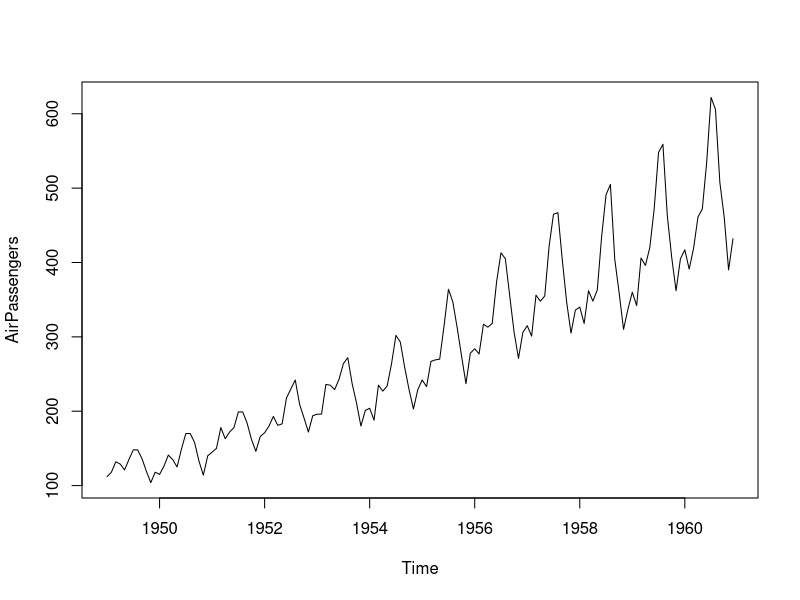
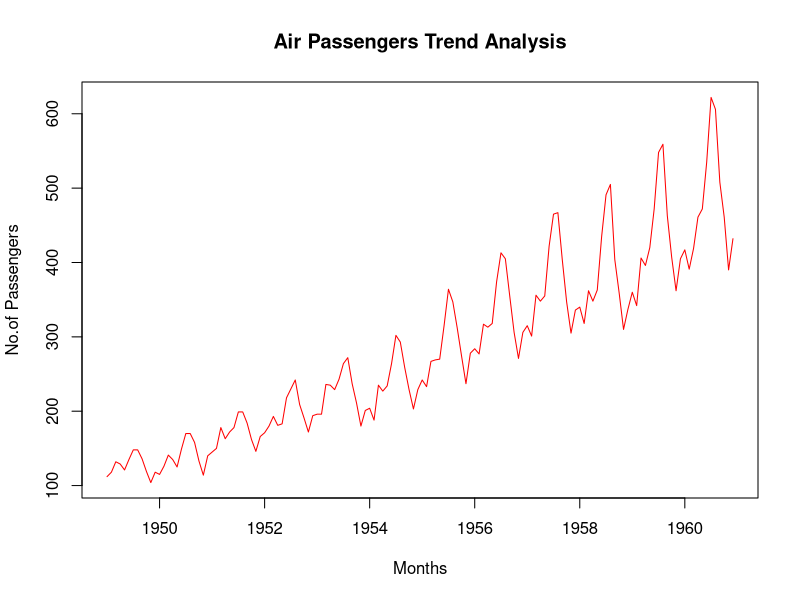
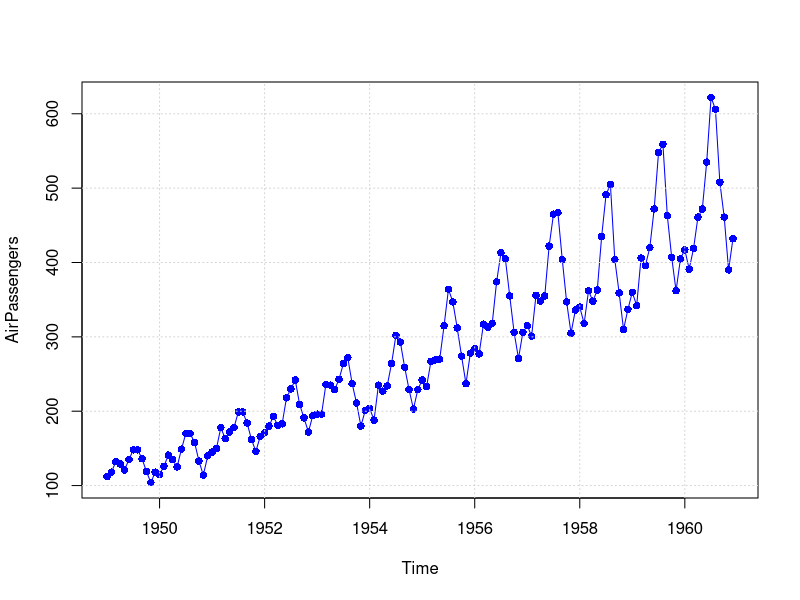
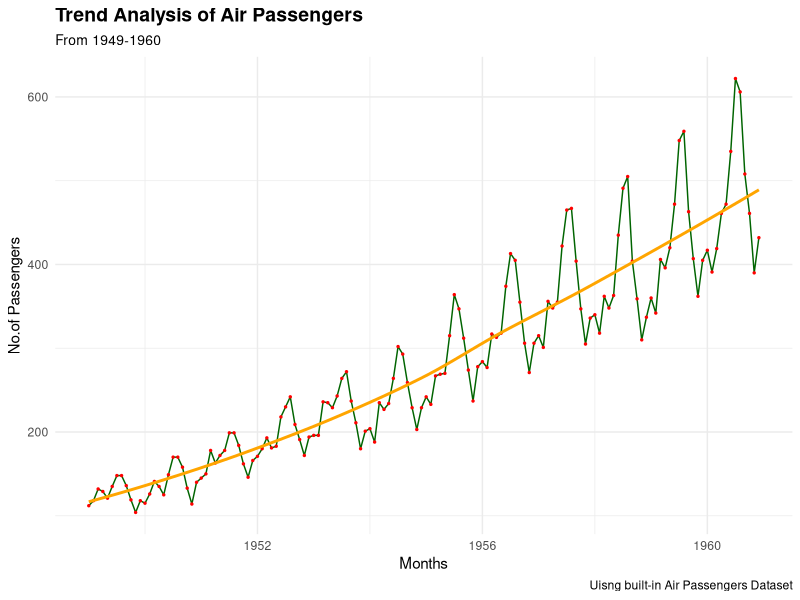
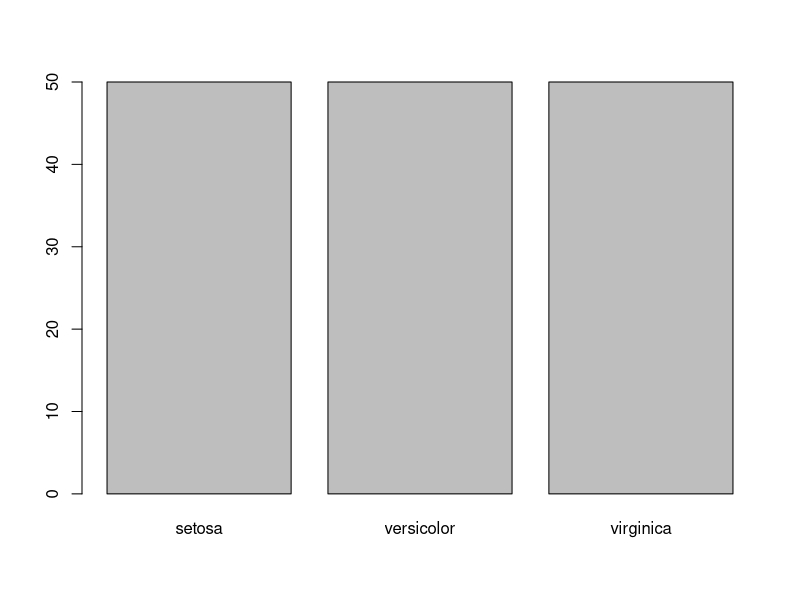
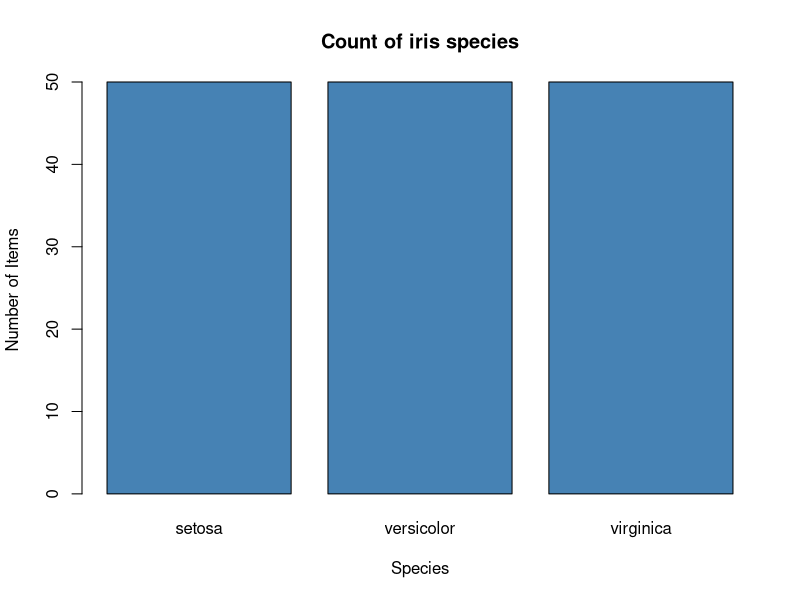
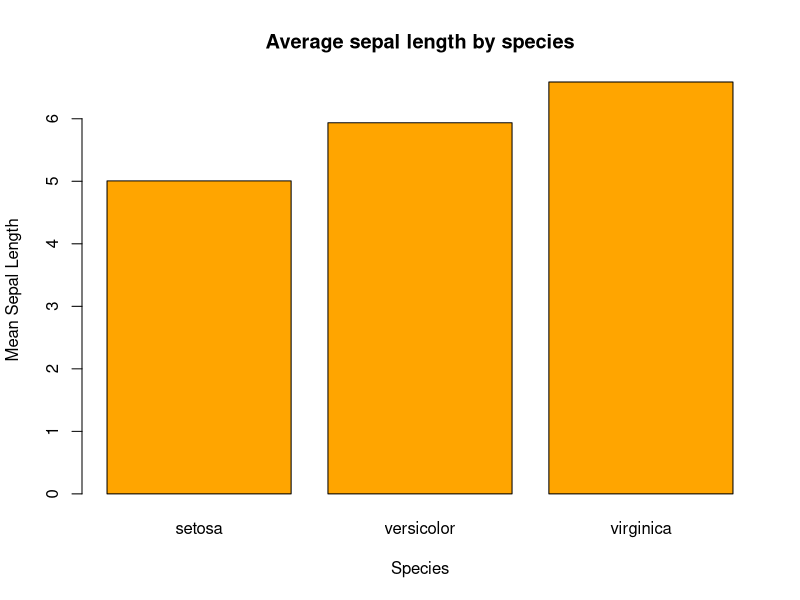
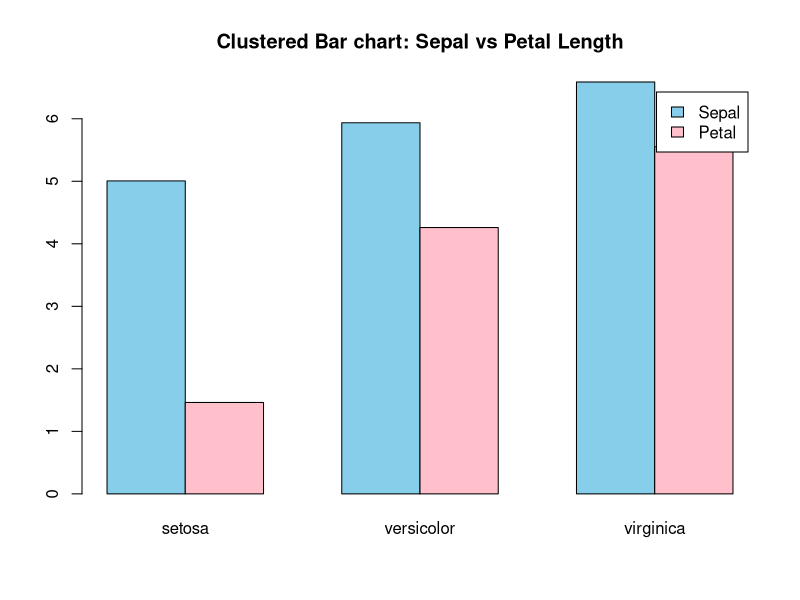

These charts were generated, in order, by the following R code:
# Load Air Passengers Dataset
data(AirPassengers)


#Verifying Dataset
?AirPassengers
class(AirPassengers)
View(AirPassengers)


#Converting the dataset to Dataframe
ap_df <- data.frame(
  year <- time(AirPassengers),
  passengers=as.numeric(AirPassengers)
)
ap_df


#Data Frame with years & months Separately
ap_df_months <- data.frame(
  year= floor(time(AirPassengers)),
  month=cycle(time(AirPassengers)),
  passengers=as.numeric(AirPassengers)
)
ap_df_months

#Basic plotting
plot(AirPassengers)

#Plot with Title, Axislabels and Color
plot(AirPassengers,
     type='l',
     main="Air Passengers Trend Analysis",
     xlab="Months",
     ylab="No.of Passengers",
     col="red"
)
#changing the line width &point
plot(AirPassengers,
     type='o',
     pch=16,
     col="blue")
grid()


# Using GGPLOT2 Library
#Importing the library ggplot2
library(ggplot2)

# A Basic Grid with x,y axes
ggplot(ap_df,
       aes(x=year,y=passengers))+
  geom_line(color='darkgreen',linewidth=0.5)+
  labs(
    title='Trend Analysis of Air Passengers',
    subtitle='From 1949-1960',
    caption='Uisng built-in Air Passengers Dataset',
    x='Months',
    y='No.of Passengers')+
  geom_point(color='red',size=0.5)+
  geom_smooth(se=FALSE,color='orange')+
  theme_minimal()+
  theme(
    plot.title=element_text(face="bold",size=14),
    plot.subtitle=element_text(size=10))


# Load the Dataset
data(iris)

#Inspect the Data
?iris
head(iris,3)
str(iris)
class(iris)



#very Basic Bar chart
#COunt of each Species
#TO see the data in the column "Species"
iris$Species
View(iris)

#Plot iris #Plotting a Bar chart
barplot(
  table(iris$Species)
)

#Labled Bar chart
barplot(
  table(iris$Species),
  main="Count of iris species",
  xlab="Species",
  ylab="Number of Items",
  col='steelblue'
)

#Add title, axislabels, and color
#Bar chart from Aggregated data
#Using mean Sepal length per Species
mean_sepal <- tapply(iris$Sepal.Length,iris$Species,mean)
mean_sepal

barplot(
  mean_sepal,
  col='orange',
  main="Average sepal length by species",
  xlab="Species",
  ylab="Mean Sepal Length"
)

#Grouped Bar chart
#Compare Sepal & Petal Length(mean)
group_means <-rbind(
  Sepal=tapply(iris$Sepal.Length,iris$Species,mean),
  Petal=tapply(iris$Petal.Length,iris$Species,mean)
)
group_means

#Grouped (Clustered) bar chart
barplot(
  group_means,
  beside=TRUE,
  col=c("skyblue","pink"),
  legend.text=TRUE,
  main="Clustered Bar chart: Sepal vs Petal Length"
)

# Grouped (Stacked) bar chart
barplot(
  group_means,
  beside=FALSE,
  col=c("skyblue","pink"),
  legend.text=TRUE,
  main="Stacked Bar chart: Sepal vs Petal Length"
)








































